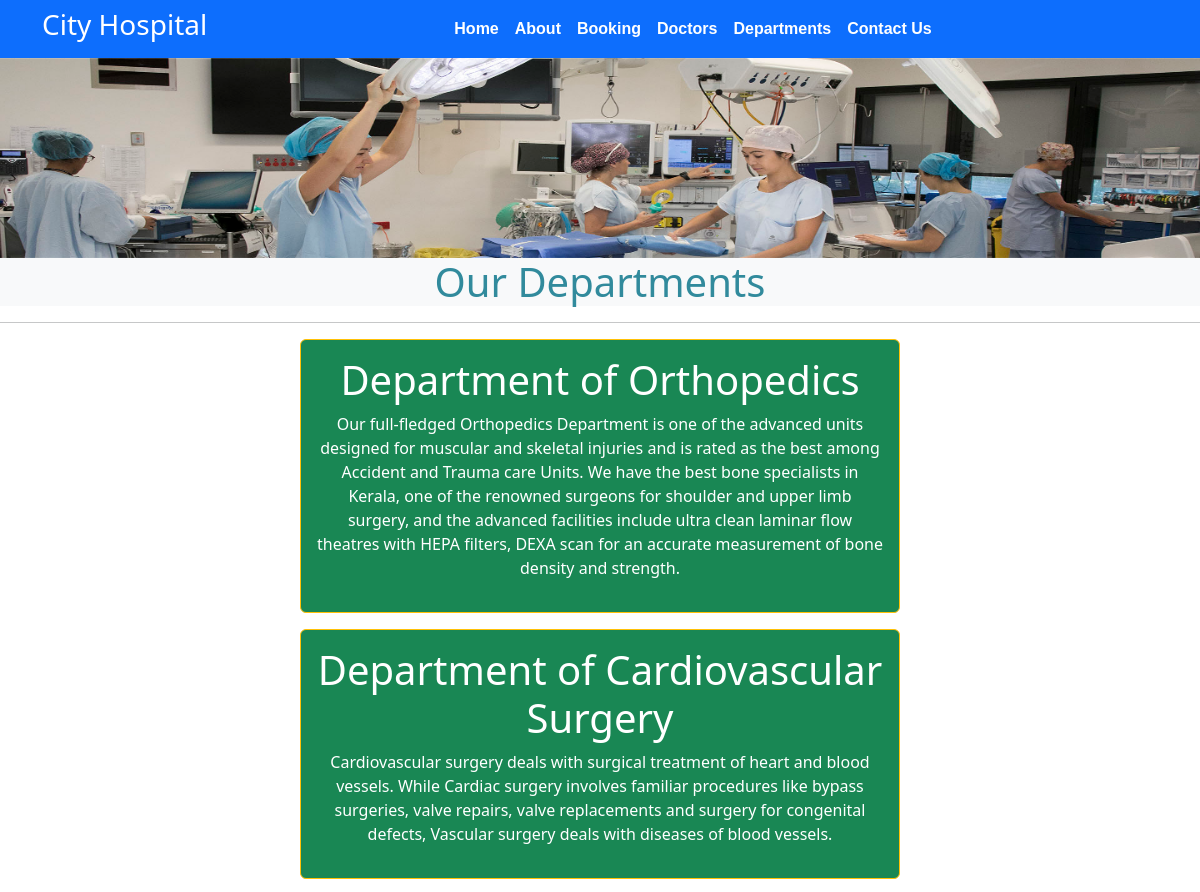
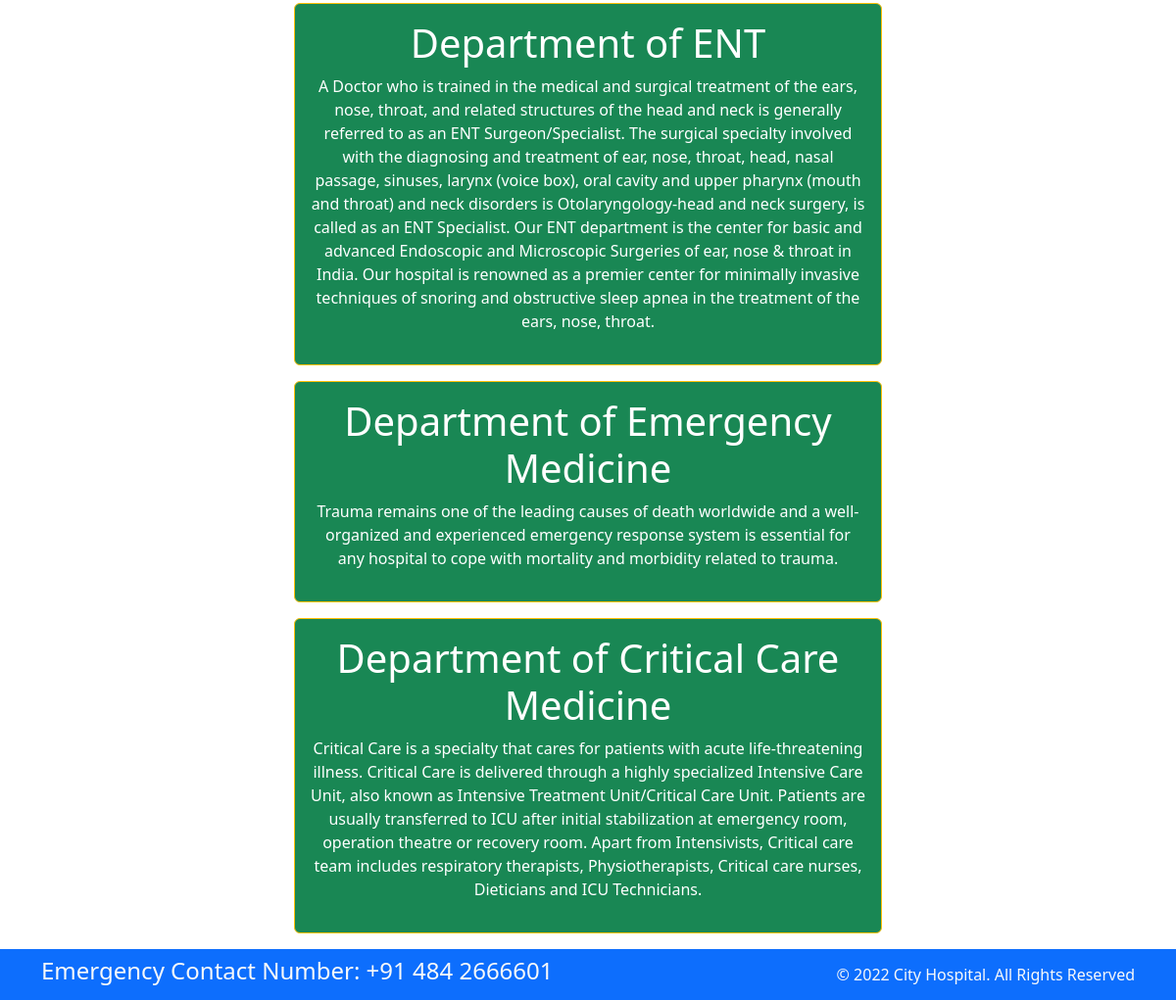
Screenshot of /department with the database file from the repository (2 pictures, top to bottom).
### app3/models.py (models this page shows, shortened)
class Department(models.Model):
    dept_name=models.CharField(max_length=100)
    dept_department=models.TextField()

### app3/views.py (the view)
# urls.py: path('department',views.department,name='department'),
def department(request):
    dict_dpt={
        'dict':Department.objects.all()
    }
    return render(request,'department.html',dict_dpt)

### templates/department.html (shortened to what this page needs)
{% extends 'base.html' %}
{% block content %}
  <h1 class="text-center bg-light" style="color: rgb(49, 138, 156);">Our Departments</h1>
<hr>
{% for d in dict %}
<div class="mx-auto w-50 bg-success text-center text-white p-3 my-3 border border-warning rounded">
  <h1>{{d.dept_name}}</h1>
  <p>{{d.dept_department}}</p>
</div>
{% endfor %}
{% endblock %}

### rows the page displays
Department: dept_name "Department of Orthopedics", dept_department "Our full-fledged Orthopedics Department is one of the advanced units designed for muscular and skeletal injuries and is rated as the best among Accident and Trauma care Units. We have the best bone specialists in Kerala, one of the renowned surgeons for shoulder and upper limb surgery, and the advanced facilities include ultra clean laminar flow theatres with HEPA filters, DEXA scan for an accurate measurement of bone density and strength."
Department: dept_name "Department of Cardiovascular Surgery", dept_department "Cardiovascular surgery deals with surgical treatment of heart and blood vessels. While Cardiac surgery involves familiar procedures like bypass surgeries, valve repairs, valve replacements and surgery for congenital defects, Vascular surgery deals with diseases of blood vessels."
Department: dept_name "Department of ENT", dept_department "A Doctor who is trained in the medical and surgical treatment of the ears, nose, throat, and related structures of the head and neck is generally referred to as an ENT Surgeon/Specialist. The surgical specialty involved with the diagnosing and treatment of ear, nose, throat, head, nasal passage, sinuses, larynx (voice box), oral cavity and upper pharynx (mouth and throat) and neck disorders is Otolaryngology-head and neck surgery, is called as an ENT Specialist. Our ENT department is the center for basic and advanced Endoscopic and Microscopic Surgeries of ear, nose & throat in India. Our hospital is renowned as a premier center for minimally invasive techniques of snoring and obstructive…"
Department: dept_name "Department of Emergency Medicine", dept_department "Trauma remains one of the leading causes of death worldwide and a well-organized and experienced emergency response system is essential for any hospital to cope with mortality and morbidity related to trauma."
Department: dept_name "Department of Critical Care Medicine", dept_department "Critical Care is a specialty that cares for patients with acute life-threatening illness. Critical Care is delivered through a highly specialized Intensive Care Unit, also known as Intensive Treatment Unit/Critical Care Unit. Patients are usually transferred to ICU after initial stabilization at emergency room, operation theatre or recovery room. Apart from Intensivists, Critical care team includes respiratory therapists, Physiotherapists, Critical care nurses, Dieticians and ICU Technicians."
